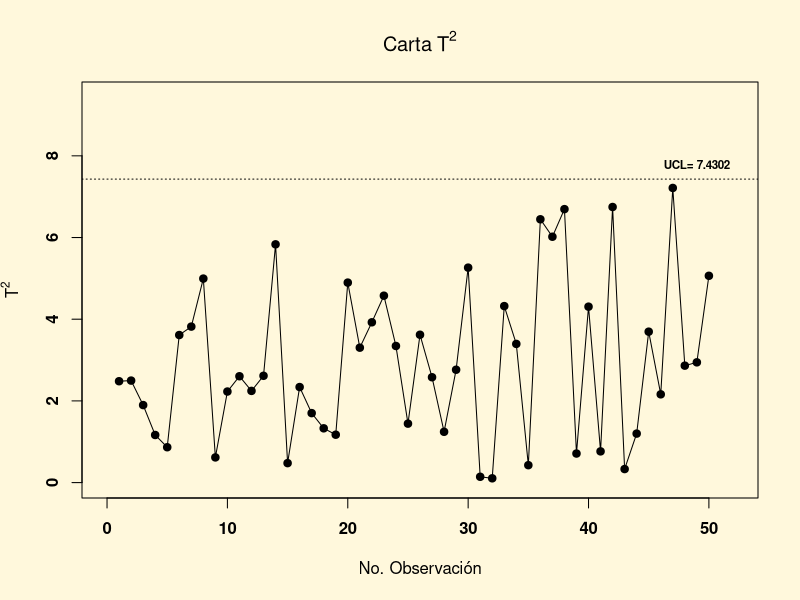

Reproduce this figure in R. (Note: this script raises an error after producing the figure.)
#Simeulación de datos:
library(MASS)
mu<-c(28.1,7.18,3.089)
Sigma<- matrix(c(140.54,49.68,1.94,49.68,72.25,3.68,1.94,3.68,0.25),ncol=3,byrow=T)
X <- mvrnorm(50,mu=mu,Sigma=Sigma)
alpha <- 0.05

n<-nrow(X)
p<-ncol(X)

UCL<-(((n-1)^2)/n)*qbeta((1-alpha),(p/2),(n-p-1)/2)

Xmedia<-apply(X,2,mean)

Su<-var(X)

T2<-mahalanobis(X,center=Xmedia,cov=Su)

Observacion<-1:n

par(bg="cornsilk")

plot(Observacion,
     T2,
     type='l',
     xlim=c(0,n+2),
     ylim=c(0,max(UCL,max(T2))+2),
     main=expression("Carta"*~T^2),
     ylab=expression(T^2),xlab="No. Observación",font=2)
abline(h=UCL,lty=3)
for(i in 1:n)
{
  temp<-ifelse((T2[i]>UCL),4,19)
  points(Observacion[i],T2[i],pch=temp)
  if(T2[i]>UCL)text(i,T2[i],labels=paste('obs=',i),pos=3,font=2,ex=0.7) 
}
text((max(Observacion)-1),
     UCL,
     paste('UCL=',round(UCL,digits=4)),
     pos=3,
     font=2,cex=0.7)
legend(locator(1),c(paste("p=",p),paste("alpha=",alpha),
                    paste("n=",n)),
       ncol=3,cex=0.7,bg='gray95')
(estimaciones<-list(medias=Xmedia,var=Su,T2=T2))


